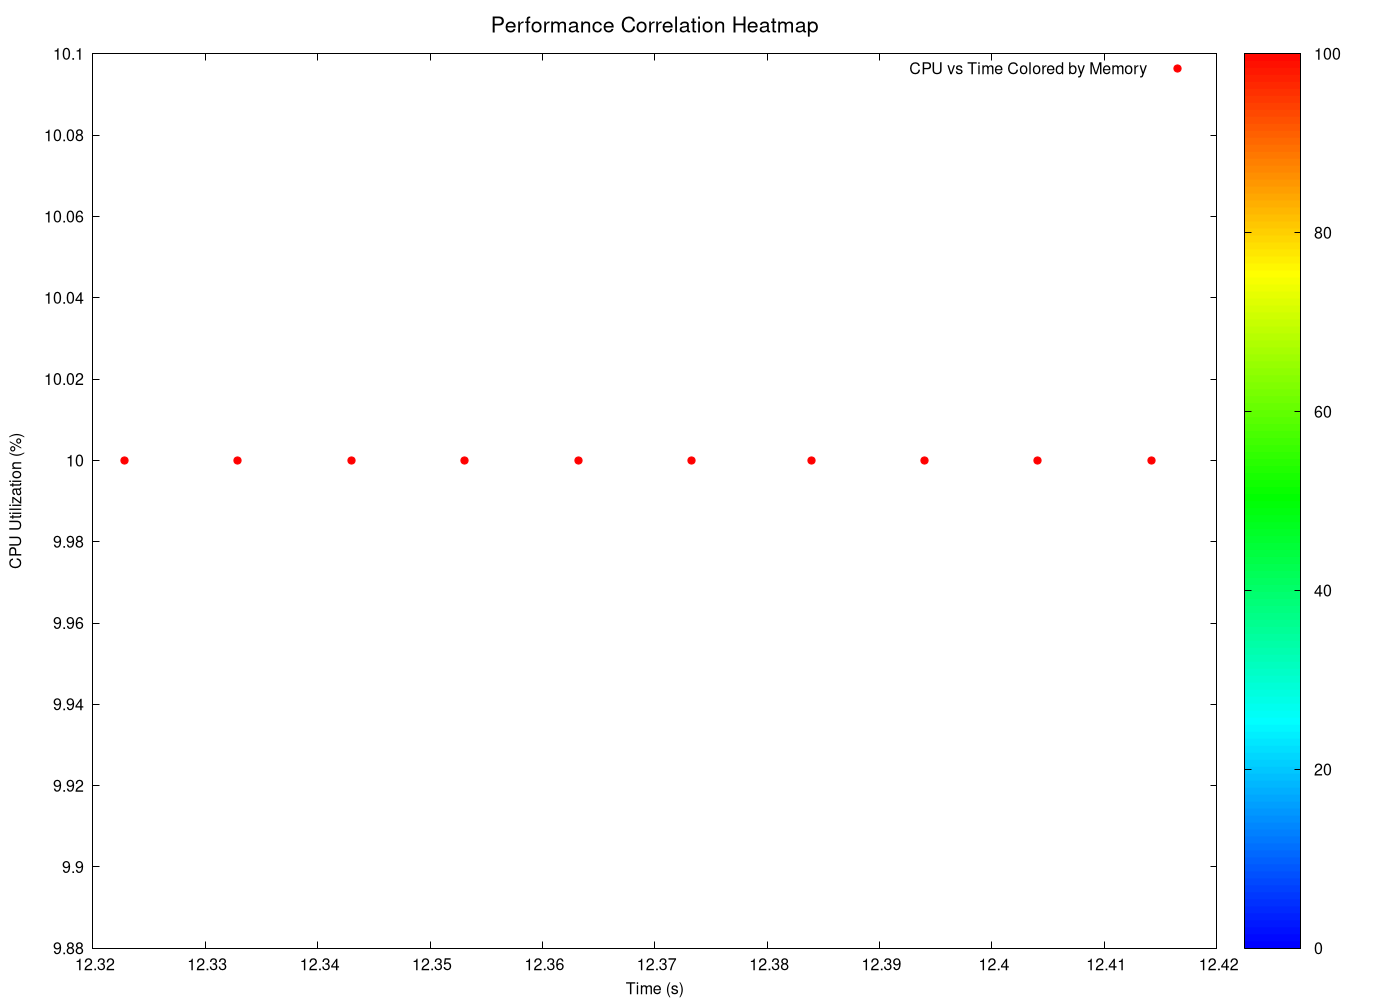

Reproduce this figure in gnuplot.
# GNUplot script for 3D heatmaps
set terminal pngcairo enhanced font 'Helvetica,12' size 1400,1000
set output 'png/merge_sort_20260131_225122_3d_heatmap_heatmap.png'

set title 'Performance Correlation Heatmap' font 'Helvetica,16'
set xlabel 'Time (s)' font 'Helvetica,12'
set ylabel 'CPU Utilization (%)' font 'Helvetica,12'
set zlabel 'Memory Usage (MB)' font 'Helvetica,12'

# Configure pm3d for heatmap
set pm3d map
set palette defined (0 '#0000ff', 1 '#00ffff', 2 '#00ff00', 3 '#ffff00', 4 '#ff0000')
set cbrange [0:]
set view map

# 2D heatmap projection (since we have time-series data)
plot 'png/merge_sort_20260131_225122_3d_heatmap_heatmap.dat' using 1:2:3 with points palette pt 7 ps 1.2 title 'CPU vs Time Colored by Memory'
